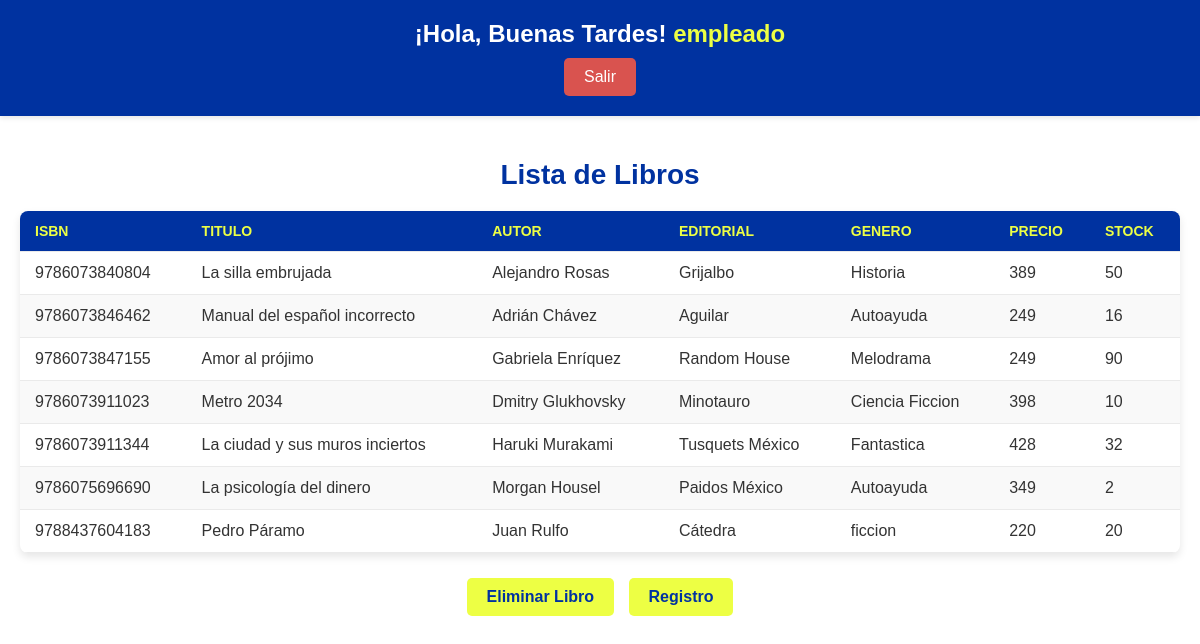
/Principal.php (signed in), run on the app's committed database.
### tables this page shows
create table libro(
isbn varchar(15) primary key not null,
titulo varchar(50) not null,
autor varchar(30) not null,
editorial varchar(30) not null,
genero varchar(30) not null,
precio varchar(10) not null,
stock varchar(6) not null
);

### principal.php (the view, shortened to what this page needs)
<?php
$usuario = $_SESSION['usermane'];
if (!isset($usuario)) {
    header("location: ./index.php");
} else {
    echo "<!DOCTYPE html>
<html lang='es'>
<head>
    <meta charset='UTF-8'>
    <meta name='viewport' content='width=device-width, initial-scale=1.0'>
    <title>Dashboard - Principal</title>
    <link rel='stylesheet' href='./styles/stylesPrincipal.css'>
</head>
<body>
    <header class='header'>
        <h1>¡Hola, Buenas Tardes!  <span class='usuario'>$usuario</span></h1>
        <nav>
            <a class='btn-salir' href='logica/salir.php'>Salir</a>
        </nav>
    </header>
    <main>
        <section class='tabla-section'>
            <h2>Lista de Libros</h2>";
    require "./logica/conexion.php";
    mysqli_set_charset($conexion, 'utf8');
    $consulta_sql = "SELECT * FROM libro";
    $resultado = $conexion->query($consulta_sql);
    $count = mysqli_num_rows($resultado);
    if ($count > 0) {
        echo "<table class='tabla-estilos'>
                <thead>
                    <tr>
                        <th>Isbn</th>
                        <th>Titulo</th>
                        <th>Autor</th>
                        <th>Editorial</th>
                        <th>Genero</th>
                        <th>Precio</th>
                        <th>Stock</th>
                    </tr>
                </thead>
                <tbody>";
        while ($row = mysqli_fetch_assoc($resultado)) {
            echo "<tr>
                    <td>{$row['isbn']}</td>
                    <td>{$row['titulo']}</td>
                    <td>{$row['autor']}</td>
                    <td>{$row['editorial']}</td>
                    <td>{$row['genero']}</td>
                    <td>{$row['precio']}</td>
                    <td>{$row['stock']}</td>
                </tr>";
        }
        echo "</tbody></table>";
    } else {
        echo "<p class='sin-registro'>Sin ningún registro</p>";
    }
    echo "<div class='acciones'>
            <a href='EliminarUsuario.php' class='btn'>Eliminar Libro</a>
            <a href='Registro.php' class='btn'>Registro</a>
        </div>
        </section>
    </main>
</body>
</html>";
}
?>

### styles/stylesPrincipal.css (style rules this page uses)
body { font-family: 'Poppins', sans-serif; margin: 0; padding: 0; background-color: #ffffff; color: #333; }
.header { background-color: #0032A0; color: #fff; padding: 20px; text-align: center; box-shadow: 0 2px 5px rgba(0, 0, 0, 0.1); }
.header h1 { font-size: 24px; margin: 0; }
.header .usuario { color: #EDFF44; }
.header .btn-salir { display: inline-block; margin-top: 10px; padding: 10px 20px; background-color: #d9534f; color: #fff; text-decoration: none; border-radius: 5px; transition: background-color 0.3s ease; }
.tabla-section { padding: 20px; max-width: 1200px; margin: 0 auto; }
.tabla-section h2 { text-align: center; margin-bottom: 20px; font-size: 28px; color: #0032A0; font-weight: bold; }
.tabla-estilos { width: 100%; border-collapse: collapse; margin-bottom: 20px; box-shadow: 0 4px 8px rgba(0, 0, 0, 0.1); border-radius: 8px; overflow: hidden; }
.tabla-estilos th, .tabla-estilos td { padding: 12px 15px; text-align: left; border-bottom: 1px solid #eaeaea; }
.tabla-estilos th { background-color: #0032A0; color: #EDFF44; text-transform: uppercase; font-size: 14px; }
.tabla-estilos tr:nth-child(even) { background-color: #f9f9f9; }
.acciones { text-align: center; margin-top: 20px; }
.btn { display: inline-block; margin: 5px; padding: 10px 20px; background-color: #EDFF44; color: #0032A0; font-weight: bold; text-decoration: none; border-radius: 5px; transition: background-color 0.3s ease; }

### data on the page
libro: isbn "9786073840804", titulo "La silla embrujada", autor "Alejandro Rosas", editorial "Grijalbo", genero "Historia", precio "389", stock "50"
libro: isbn "9786073846462", titulo "Manual del español incorrecto", autor "Adrián Chávez", editorial "Aguilar", genero "Autoayuda", precio "249", stock "16"
libro: isbn "9786073847155", titulo "Amor al prójimo", autor "Gabriela Enríquez", editorial "Random House", genero "Melodrama", precio "249", stock "90"
libro: isbn "9786073911023", titulo "Metro 2034", autor "Dmitry Glukhovsky", editorial "Minotauro", genero "Ciencia Ficcion", precio "398", stock "10"
libro: isbn "9786073911344", titulo "La ciudad y sus muros inciertos", autor "Haruki Murakami", editorial "Tusquets México", genero "Fantastica", precio "428", stock "32"
libro: isbn "9786075696690", titulo "La psicología del dinero", autor "Morgan Housel", editorial "Paidos México", genero "Autoayuda", precio "349", stock "2"
libro: isbn "9788437604183", titulo "Pedro Páramo", autor "Juan Rulfo", editorial "Cátedra", genero "ficcion", precio "220", stock "20"

### other printed values
$usuario "empleado"
